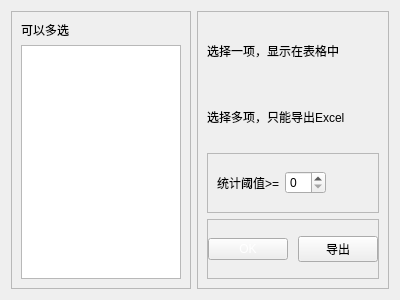
<?xml version="1.0" encoding="UTF-8"?>
<ui version="4.0">
    <class>Form</class>
    <widget class="QWidget" name="Form">
        <property name="geometry">
            <rect>
                <x>0</x>
                <y>0</y>
                <width>400</width>
                <height>300</height>
            </rect>
        </property>
        <property name="windowTitle">
            <string>词频统计</string>
        </property>
        <layout class="QHBoxLayout" name="horizontalLayout">
            <item>
                <widget class="QFrame" name="frame">
                    <property name="sizePolicy">
                        <sizepolicy hsizetype="Preferred" vsizetype="Preferred">
                            <horstretch>1</horstretch>
                            <verstretch>0</verstretch>
                        </sizepolicy>
                    </property>
                    <property name="frameShape">
                        <enum>QFrame::StyledPanel</enum>
                    </property>
                    <property name="frameShadow">
                        <enum>QFrame::Raised</enum>
                    </property>
                    <layout class="QVBoxLayout" name="verticalLayout_2">
                        <item>
                            <widget class="QLabel" name="label">
                                <property name="text">
                                    <string>可以多选</string>
                                </property>
                            </widget>
                        </item>
                        <item>
                            <widget class="QListWidget" name="listWidget">
                                <property name="selectionMode">
                                    <enum>QAbstractItemView::ExtendedSelection</enum>
                                </property>
                            </widget>
                        </item>
                    </layout>
                </widget>
            </item>
            <item>
                <widget class="QFrame" name="frame_2">
                    <property name="sizePolicy">
                        <sizepolicy hsizetype="Preferred" vsizetype="Preferred">
                            <horstretch>1</horstretch>
                            <verstretch>0</verstretch>
                        </sizepolicy>
                    </property>
                    <property name="frameShape">
                        <enum>QFrame::StyledPanel</enum>
                    </property>
                    <property name="frameShadow">
                        <enum>QFrame::Raised</enum>
                    </property>
                    <layout class="QVBoxLayout" name="verticalLayout">
                        <item>
                            <widget class="QLabel" name="label_2">
                                <property name="text">
                                    <string>选择一项，显示在表格中</string>
                                </property>
                            </widget>
                        </item>
                        <item>
                            <widget class="QLabel" name="label_3">
                                <property name="text">
                                    <string>选择多项，只能导出Excel</string>
                                </property>
                            </widget>
                        </item>
                        <item>
                            <widget class="QFrame" name="frame_3">
                                <property name="frameShape">
                                    <enum>QFrame::StyledPanel</enum>
                                </property>
                                <property name="frameShadow">
                                    <enum>QFrame::Raised</enum>
                                </property>
                                <layout class="QHBoxLayout" name="horizontalLayout_2">
                                    <item>
                                        <widget class="QLabel" name="label_4">
                                            <property name="text">
                                                <string>统计阈值&gt;=</string>
                                            </property>
                                        </widget>
                                    </item>
                                    <item>
                                        <widget class="QSpinBox" name="threhold_spinBox"/>
                                    </item>
                                    <item>
                                        <spacer name="horizontalSpacer">
                                            <property name="orientation">
                                                <enum>Qt::Horizontal</enum>
                                            </property>
                                            <property name="sizeHint" stdset="0">
                                                <size>
                                                    <width>37</width>
                                                    <height>20</height>
                                                </size>
                                            </property>
                                        </spacer>
                                    </item>
                                </layout>
                            </widget>
                        </item>
                        <item>
                            <widget class="QFrame" name="frame_4">
                                <property name="frameShape">
                                    <enum>QFrame::StyledPanel</enum>
                                </property>
                                <property name="frameShadow">
                                    <enum>QFrame::Raised</enum>
                                </property>
                                <layout class="QHBoxLayout" name="horizontalLayout_3">
                                    <property name="spacing">
                                        <number>10</number>
                                    </property>
                                    <property name="leftMargin">
                                        <number>0</number>
                                    </property>
                                    <property name="topMargin">
                                        <number>0</number>
                                    </property>
                                    <property name="rightMargin">
                                        <number>0</number>
                                    </property>
                                    <property name="bottomMargin">
                                        <number>0</number>
                                    </property>
                                    <item>
                                        <widget class="QPushButton" name="btn_ok">
                                            <property name="styleSheet">
                                                <string notr="true">color: rgb(255, 255, 255); background-color: rgb(28,
                                                    177, 245);
                                                </string>
                                            </property>
                                            <property name="text">
                                                <string>OK</string>
                                            </property>
                                        </widget>
                                    </item>
                                    <item>
                                        <widget class="QPushButton" name="btn_export">
                                            <property name="text">
                                                <string>导出</string>
                                            </property>
                                        </widget>
                                    </item>
                                </layout>
                            </widget>
                        </item>
                    </layout>
                </widget>
            </item>
        </layout>
    </widget>
    <resources/>
    <connections/>
</ui>
